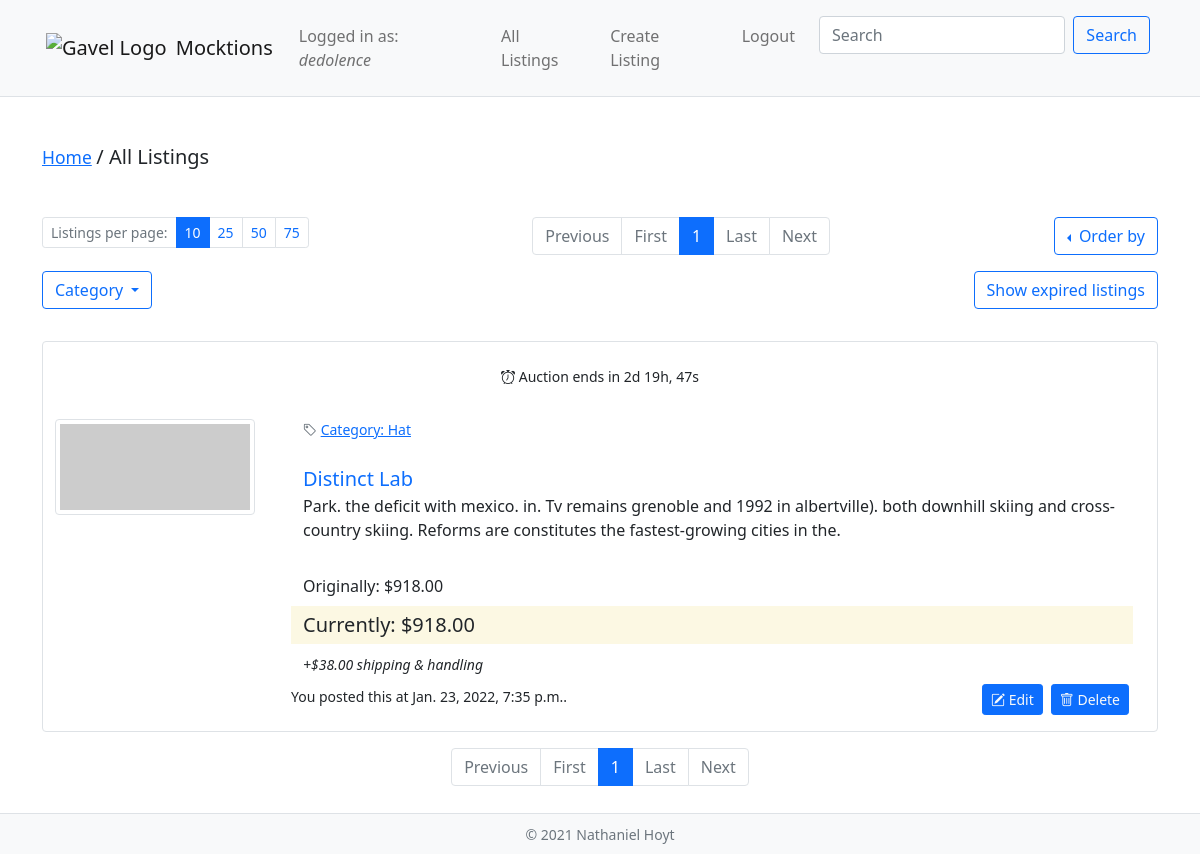
The app's page /listings/ (signed in) with its own data.
### auctions/models.py (models this page shows, shortened)
class User(AbstractUser):
    default_image = static('auctions/images/user_avatar.png')
    watchlist = models.ManyToManyField('Listing', blank=True)
    profile_picture = models.CharField(max_length=100, default=default_image)
    street = models.CharField(max_length=100, blank=True)
    city = models.CharField(max_length=100, blank=True)
    state = models.CharField(max_length=100, blank=True)
    postcode = models.CharField(max_length=100, blank=True)
    country = models.CharField(max_length=100, blank=True)
    phone = models.CharField(max_length=100, blank=True)

class Listing(models.Model):
    image_url = models.CharField(max_length=200, null=True, blank=False)
    title = models.CharField(max_length=64, null=True, blank=False)
    description = models.TextField(max_length=500, null=True, blank=False)
    starting_bid = models.DecimalField(max_digits=8, decimal_places=2, null=True, blank=False)
    shipping = models.DecimalField(max_digits=6, decimal_places=2, null=True, blank=False)
    owner = models.ForeignKey('User', on_delete=PROTECT, null=True)
    winner = models.ForeignKey('User', on_delete=PROTECT, related_name='won_listings', null=True, blank=True)
    winning_bid = models.DecimalField(max_digits=8, decimal_places=2, null=True, blank=True)
    category = models.ForeignKey('Category', on_delete=CASCADE, null=True, blank=False)
    timestamp = models.DateTimeField(auto_now_add=True, null=True)
    active = models.BooleanField(default=True, null=False)
    lifespan = models.IntegerField(default=1, help_text="days until listing expires.")
    objects = models.Manager()

class Category(models.Model):
    content = models.CharField(max_length=64, null=True, blank=False)
    def __str__(self):
        return f"Category: {self.content}"

### auctions/views.py (the view)
# urls.py: path("listings/", views.listings, name="all_listings"),
@csrf_exempt
def listings(request):
    all_listings = Listing.objects.all()
    page_tuple = get_page(request, all_listings)
    return render(request, "auctions/listings.html", {
        'controls_dict': page_tuple[0],
        'listing_bundles': page_tuple[1]
    })

### auctions/templatetags/listings_tags.py (called while the page is built)
@register.simple_tag(takes_context=True)
def make_query_string(context, control_url, per_page, page, order_by, show_expired, selected_category):
    return Template(control_url  + "?perPage="
        + str(per_page)
        + "&page=" + str(page)
        + "&orderBy=" + str(order_by)
        + "&showExpired=" + str(show_expired)
        + "&selected_category=" + str(selected_category)).render(context)

### auctions/views.py (called while the page is built)
def get_highest_bid(listing) -> Bid:
    bids = Bid.objects.filter(listing=listing).order_by('-amount')
    return bids.first()

def get_listing(request, id=None, listing=None) -> dict:
    if not listing:
        listing = Listing.objects.get(pk=id)
    highest_bid = get_highest_bid(listing)
    listing.current_bid = highest_bid.amount if highest_bid else listing.starting_bid
    owner_controls = True if listing.owner == request.user else False
    watch_options = True if owner_controls == False else True
    watchlist = request.user.watchlist.all()
    watching_currently = True if listing in watchlist else False
    expiration_bundle = check_expiration(listing)
    return {
        'listing': listing,
        'owner_controls': owner_controls,
        'watch_options': watch_options,
        'watching_currently': watching_currently,
        'expiration_bundle': expiration_bundle
    }

def check_expiration(listing) -> dict:
    expiration_date = listing.timestamp + timedelta(days=listing.lifespan)
    today = timezone.now()
    difference = (expiration_date - today)      # e.g. 13 days, 22:18:29.642879.
    s = difference.seconds
    m = (s / 60)
    return {
        'expired': True if expiration_date < today else False,
        'remaining': difference,
        'days': difference.days,
        'hours': floor(m / 60),
        'minutes': floor((s / 60) % 60),
        'seconds': floor(s % 60)
    }

def order_listings(listings, spec) -> QuerySet:
    order = ''
    if spec == 'newest':
        order = '-timestamp'
    elif spec == 'oldest':
        order = 'timestamp'
    elif spec == 'atoz':
        order = 'title'
    elif spec == 'ztoa':
        order = '-title'
    elif spec == 'priceUp':
        order = 'current_bid'
    elif spec == 'priceDown':
        order = '-current_bid'
    return listings.order_by(order)

### auctions/templates/auctions/listings.html (shortened to what this page needs)
{% extends 'auctions/layout.html' %}
{% load listings_tags %}
{% block body %}
    {% block breadcrumb %}
        {% include 'auctions/includes/breadcrumb.html' with page='All Listings' %}
    {% endblock breadcrumb %}
    {% block control_block_upper %}
        {% url 'all_listings' as control_url %}
        {% include 'auctions/includes/listingControls.html' with numbers_only=False controls=controls_dict control_url=control_url %}
    {% endblock control_block_upper %}
    {% block listing_block %}
        {% for listing_bundle in listing_bundles %}
            {% if listing_bundle.listing.owner == request.user %}
                {% include 'auctions/includes/listing_single.html' with listing=listing_bundle.listing expiration=listing_bundle.expiration_bundle watch_options=False owner_controls=True watching_currently=False disappear=False %}
            {% endif %}
        {% endfor %}
    {% endblock listing_block %}
    {% block control_block_lower %}
        {% url 'all_listings' as control_url %}
        {% include 'auctions/includes/listingControls.html' with numbers_only=True controls=controls_dict total_objects=total_objects control_url=control_url %}
    {% endblock control_block_lower %}
{% endblock %}

### auctions/templates/auctions/includes/navbar.html (shortened to what this page needs)
{% load static %}
<nav class="navbar navbar-expand-lg bg-light navbar-light sticky-top border-bottom">
    <div class="container">
        <a class="navbar-brand" href="{% url 'index' %}" aria-label="Gavel Logo for the Auctions website">
            <img src="{% static 'auctions/images/gavel_icon.png' %}" width="30" height="30" class="m-1" alt="Gavel Logo">
            <span class="align-middle">Mocktions</span>
        </a>
        <div class="collapse navbar-collapse justify-content-end" id="header-nav" role="navigation">
            <ul class="navbar-nav">
                <li class="nav-item p-2">
                    <a href="{% url 'index' %}" class="nav-link">Logged in as: <em>{{ request.user }}</em></a>
                </li>
                <li class="nav-item p-2">
                    <a href="{% url 'all_listings' %}" class="nav-link">All Listings</a>
                </li>
                <li class="nav-item p-2">
                    <a href="{% url 'create_listing' %}" class="nav-link">Create Listing</a>
                </li>
                <li class="nav-item p-2">
                    {% if user.is_authenticated %}
                        <a href="{% url 'logout' %}" class="nav-link">
                            Logout
                        </a>
                    {% else %}
                        <a href="{% url 'login' %}" class="nav-link">
                        Login
                    </a>
                    {% endif %}
                </li>
                <li class="nav-item p-2 me-0">
                    <form class="d-flex" action="{% url 'search' %}" method="GET">
                        <input name="search_query" type="text" class="form-control me-2" placeholder="Search" aria-label="Search">
                        <button type="submit" class="btn btn-outline-primary">Search</button>
                    </form>
                </li>
            </ul>
        </div>
    </div>
</nav>

### auctions/templates/auctions/includes/listing_single.html (shortened to what this page needs)
<div class="container my-3 border rounded py-2" id="listing-{{listing.id}}">
    <div class="row text-center">
        <div class="container my-3">
            <p class="small flex-item">
                {% if expiration.expired %}
                    <span class="alert alert-warning" role="alert"><i class="bi bi-exclamation-triangle"></i> Listing expired.</span>
                {% else %}
                    <i class="bi bi-alarm"></i> Auction ends in {{ expiration.days }}d {{expiration.hours}}h, {{expiration.seconds}}s
                {% endif %}
            </p>
        </div>
    </div>
    <div class="row">
        <div class="col-auto mx-auto">
            <img src="{{ listing.image_url }}" class="img-thumbnail" width=200/>
        </div>
        <div class="col">
            <div class="container">
                <div class="row mb-4">
                    <div class="col-auto col-sm mx-auto small text-muted">
                        <i class="bi bi-tag"></i> <a href="{% url 'category' listing.category.id %}">{{ listing.category }}</a>
                    </div>
                </div>
                <div class="row">
                    <a href="
                    {% if listing.id %}
                        {% url 'view_listing' listing.id %}
                    {% else %}
                        #
                    {% endif %}
                    " class="lead text-decoration-none">{{ listing.title }}</a>
                </div>
                <div class="row mb-2"><p>{{ listing.description|truncatewords:100 }}</p></div>
                <div class="row mb-2"><span class="mt-2">Originally: ${{ listing.starting_bid }}</span></div>
                {% if expiration.expired %}
                    <div class="row mb-2"><span class="mark lead">Winning bid: ${{ listing.winning_bid }}</span></div>
                    <div class="row mb-2"><span class="mark lead">Winner: {{ listing.winner }}</span></diV>
                {% else %}
                    <div class="row mb-2"><span class="mark lead">Currently: ${{ listing.current_bid }}</span></div>
                {% endif %}
                <div class="row mb-2"><em><small>+${{ listing.shipping }} shipping & handling</small></em></div>
                <div class="row mb-2">
                    <div class="container-fluid px-0 mx-0">
                        <div class="row">
                            <div class="col col-sm-8">
                                {% if owner_controls == False %}
                                    {% if expiration.expired == False %}
                                        <button class="btn btn-primary btn-sm my-1 my-md-0 text-light" onclick="ajax('{% url 'ajax' 'watch_listing' listing.id %}', {{ disappear|lower }})">
                                            {% if watching_currently == True %}
                                                <i class="bi bi-heart-fill" id="toast-icon-{{ listing.id }}"></i>&nbsp;<span id="toast-button-text-{{ listing.id }}">Watching</span>
                                            {% else %}
                                                <i class="bi bi-heart" id="toast-icon-{{ listing.id }}"></i>&nbsp;<span id="toast-button-text-{{ listing.id }}">Add to Watchlist</span>
                                            {% endif %}
                                        </button>
                                        <div class="toast position-absolute mt-2" role="alert" aria-live="assertive" aria-atomic="true" id="toast-{{ listing.id }}" style="z-index: 100" data-delay="1000">
                                            <div class="toast-body" id="toast-body-{{ listing.id }}">
                                                Added to watchlist!
                                            </div>
                                        </div>
                                        <small>Posted by <a href="{% url 'view_user' listing.owner %}">{{ listing.owner }}</a> at {{ listing.timestamp }}.</small>
                                    {% else %}
                                        <small>This listing has expired.</small>
                                    {% endif %}
                                {% else %}
                                    <small>You posted this at {{ listing.timestamp }}.</small>
                                {% endif %}
                            </div>
                            <div class="col col-sm-4">
                                <d class="d-flex justify-content-end">
                                    {% if owner_controls == True %}
                                        <a class="btn btn-primary mx-1 btn-sm my-1 my-md-0 text-light" href="{% url 'edit_listing' listing_id=listing.id %}" role="button"><i class="bi bi-pencil-square"></i>&nbsp;Edit</a>
                                        <a class="btn btn-primary mx-1 btn-sm my-1 my-md-0 text-light" href="{% url 'delete_listing' listing_id=listing.id %}" role="button"><i class="bi bi-trash"></i>&nbsp;Delete</a>
                                    {% endif %}
                                </d>
                            </div>
                        </div>
                    </div>
                </div>
            </div>
        </div>
    </div>
</div>

### records on screen
User: user "dedolence"
Listing: days "2", hours "19", seconds "47", category "Category: Hat", title "Distinct Lab", description "Park. the deficit with mexico. in. Tv remains grenoble and 1992 in albertville). both downhill skiing and cross-country skiing. Reforms are constitutes the fastest-growing cities in the.", starting_bid "918.00", current_bid "918.00", shipping "38.00", timestamp "Jan. 23, 2022, 7:35 p.m."

### other values on screen
{{ page }} "All Listings"
{{ controls.current_page }} "1 1"
